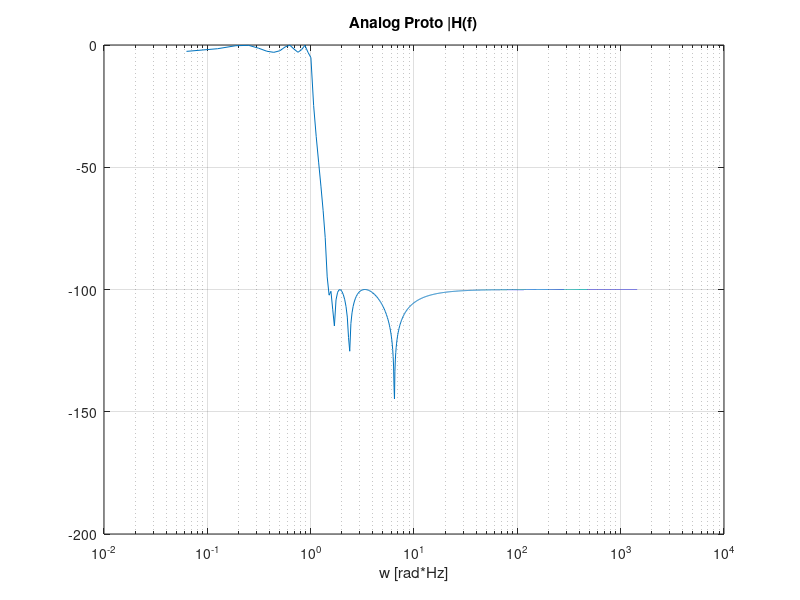
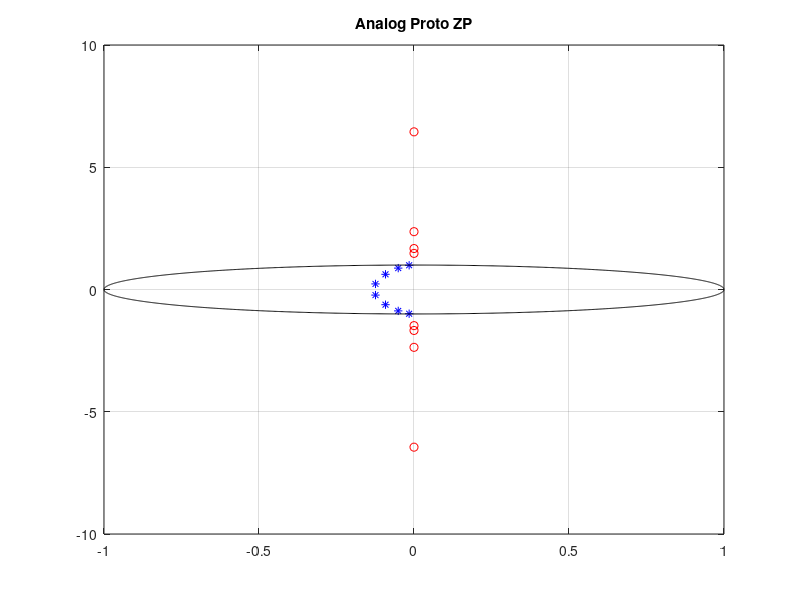

MATLAB code for these plots, in order: (Note: this script raises an error after producing the figures.)
% cps_07_analog_tranform.m
clear all; close all;
% Wymagania
N = 8; % liczba biegunow transmitanci prototypu analogowego
f0 = 100; % dla filtrow LowPass oraz HighPass
f1 = 10; f2=100; % dla filtrow BandPass oraz BandStop
Rp = 3; % dozwolony poziom oscylacji w pasmie przepustowym (w dB) - ripples in pass
Rs = 100; % dozwolony poziom oscylacji w pasmie zaporowym (w dB) - ripples in stop

% Projekt analogowego filtra prototypowego - dolnoprzepustowy z w0 = 1
% [z,p,wzm] = buttap(N); % analogowy prototyp Butterwotha
% [z,p,wzm] = cheb1ap(N,Rp); % analogowy prototyp Czebyszewa typu-I
% [z,p,wzm] = cheb2ap(N,Rs); % analogowy prototyp Czebyszewa typu-II
[z,p,wzm] = ellipap(N,Rp,Rs); % analogowy prototyp Cauera (eliptyczny)
b = wzm*poly(z); % [z,wzm] --> b
a = poly(p); % p --> a
f = 0 : 0.01 : 1000; w=2*pi*f; % zakres czestotliwosci
H = freqs(b,a,w); % odpowiedz czestotliwosciowa filtra (funkcja Matlaba)
fi=0:pi/1000:2*pi; c=cos(fi); s=sin(fi);
figure; 
semilogx(w,20*log10(abs(H))); 
grid; xlabel('w [rad*Hz]'); 
title('Analog Proto |H(f)'); 
figure; 
plot(real(z),imag(z),'ro',real(p),imag(p),'b*',c,s,'k-'); 
grid; 
title('Analog Proto ZP');

% Transformacja czestotliwosci: znormalizowany (w0=1) LowPass --> xxxPass, xxxStop
% Funkcje xx2yy z Signal Processing Toolbox
[b,a] = lp2lp(b,a,2*pi*f0); % LowPass na LowPass przesuwa granicę pasma (np. z ω = 1 → 2π·64kHz),
% [b,a] = lp2hp(b,a,2*pi*f0); % LowPass na HighPass  zamienia zbocze dolnoprzepustowe w zbocze wysokoprzepustowe,
% [b,a] = lp2bp(b,a,2*pi*sqrt(f1*f2),2*pi*(f2-f1)); % LowPass na BandPass dolne i górne odcięcie (typowe dla filtrów pasmowych),
% [b,a] = lp2bs(b,a,2*pi*sqrt(f1*f2),2*pi*(f2-f1)); % LowPass na BandStop robi wycięcie pasma (filtr zaporowy).
z=roots(b); p=roots(a);
% ... kontynuuj cps_07_analog_intro.m

% Zaprojektuj/dobierz wspolczynniki transmitancji filtra analogowego
if(0) % dobor wartosci wspolczynnikow wielomianow zmiennej 's' transmitancji
    b = [3,2]; % [ b1, b0 ]
    a = [4,3,2,1]; % [ a3, a2, a1, a0=1]
    z = roots(b); 
    p = roots(a); % [b,a] --> [z,p]
else % dobor wartosci pierwiastkow wielomianow zmiennej 's' transmitancji
    wzm = 0.001;
    z = j*2*pi*[ 600,800 ]; z = [z conj(z)];
    p = [-1,-1] + j*2*pi*[100,200]; p = [p conj(p)];
    b = wzm*poly(z); 
    a = poly(p); % [z,p] --> [b,a]
end
figure; plot(real(z),imag(z),'bo', real(p),imag(p),'r*'); 
grid;

title('Zera (o) i Bieguny (*)'); xlabel('Real()'); ylabel('Imag()'); 

% Weryfikacja odpowiedzi (charakterystyki) filtra: amplitudowej fazowej, impulsowej, skokowej
f = 0 : 0.1 : 1000; % czestotliwosc w hercach
w = 2*pi*f; % czestotliwosc katowa, pulsacja
s = j*w; % zmienna transformacji Laplace'a
H = polyval(b,s) ./ polyval(a,s); % h(s) --> H(f) dla s=j*w: iloraz dwoch wielomianow


figure; 
plot(f,20*log10(abs(H))); 
xlabel('f [Hz]'); title('|H(f)| [dB]'); grid; 
figure; 
plot(f,unwrap(angle(H)));
xlabel('f [Hz]'); 
title('angle(H(f)) [rad]'); 
grid; 
figure; 
impulse(b,a); % odpowiedz filtra na pobudzenie impulsowe (z Control Toolbox)
figure; step(b,a);  % odpowiedz filtra na pobudzenie skokowe (z Control Toolbox)
